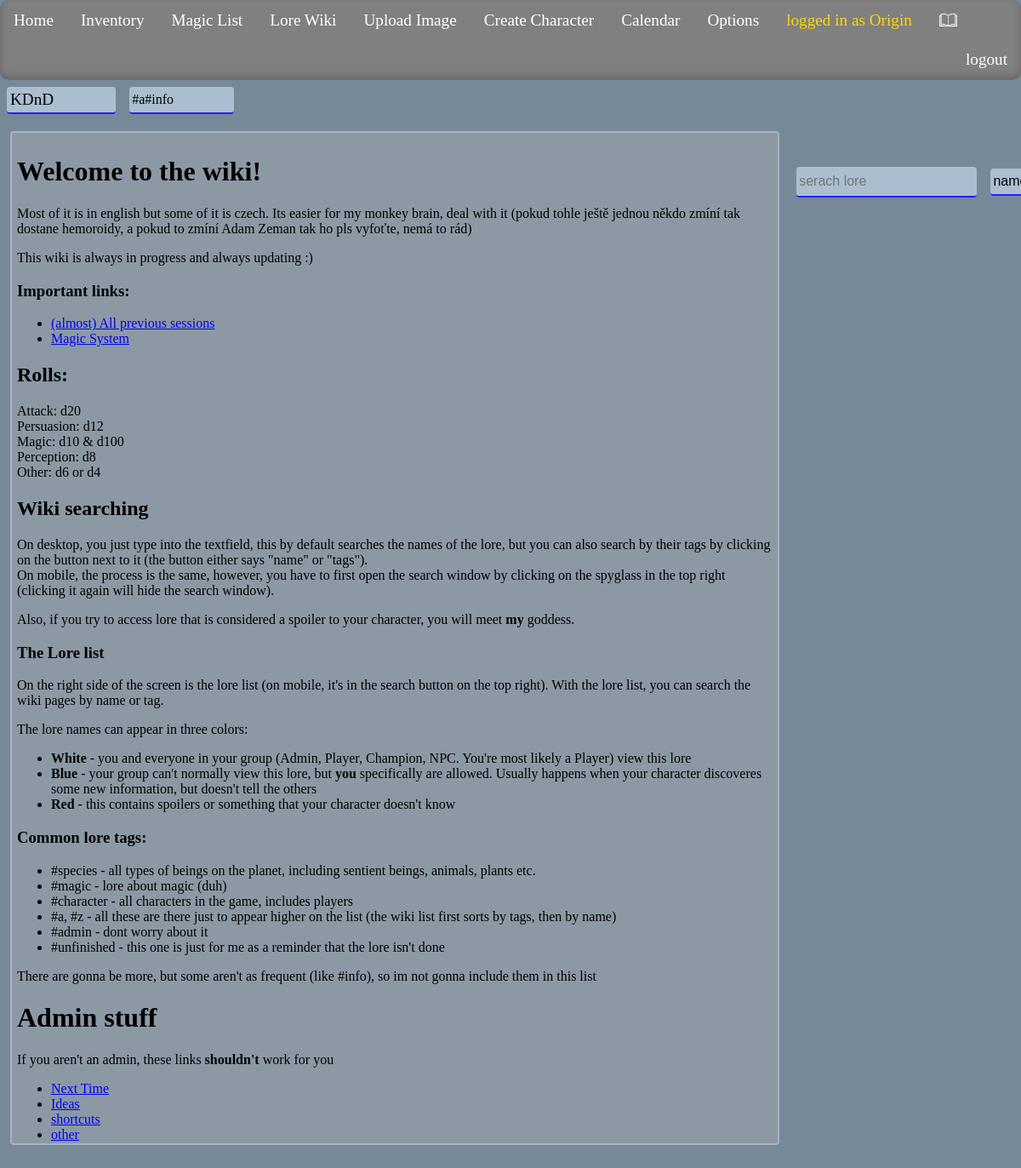
Page /wiki.php (signed in) on the committed database.
### tables this page shows
CREATE TABLE IF NOT EXISTS `wiki` (
  `id` INT UNSIGNED NOT NULL AUTO_INCREMENT,
  `name` VARCHAR(255) NOT NULL,
  `content` MEDIUMTEXT NULL,
  `tags` VARCHAR(350) NOT NULL DEFAULT '#unfinished',
  `access` TINYINT UNSIGNED NOT NULL DEFAULT 1,
  `exceptions` VARCHAR(50) NULL,
  PRIMARY KEY (`id`, `name`),
  UNIQUE INDEX `id_UNIQUE` (`id` ASC),
  UNIQUE INDEX `name_UNIQUE` (`name` ASC));

### www/wiki.php (the view, shortened to what this page needs)
<?php
require "php/header.php";
?>
</head>
<body id="all">
    <?php require "php/navbar.php";?>
    <div id="wiki-data">
        <?php
            require "php/dbconnect.php";
            if(isset($_GET['s'])){
                $searched_lore = $_GET['s'];
            }else{
                $searched_lore = "KDnD";
            }
            $sql = "SELECT * FROM `wiki` WHERE `name`='".$searched_lore."';";
            $result = $conn->query($sql);
            if($result->num_rows > 0){
                $row = $result->fetch_assoc();
            }
            if(isset($row)){
                if($_SESSION['role'] == 1 && $_SESSION['edit-mode'] == 1){
                    echo "<span id='wiki-id' style='display:none;'>".$row['id']."</span>";
                    echo '<input type="text" id="wiki-name" class="wiki-text-field" value="'.$row['name'].'">';
                    echo "<input type='text' id='wiki-tags' class='wiki-text-field' value='".$row['tags']."'>";
                    echo "<select id='wiki-access' class='wiki-text-field'>";
                        $sql = "SELECT * FROM `role` ORDER BY id";
                        $result = $conn->query($sql);
                        while($raw = $result->fetch_assoc()){
                            echo '<option value="'.$raw['id'].'"';
                            if($raw['id'] == $row['access']){
                                echo ' selected';
                            }
                            echo '>'.$raw['name'].'</option>';
                        }
                    echo "</select>";
                    echo "<input type='text' id='wiki-exceptions' class='wiki-text-field' value='".$row['exceptions']."'>";
                    echo '<button id="wiki-save-button" class="wiki-text-field" onclick="edit_wiki()">save</button>';
                    echo '<a id="wiki-new-button" class="wiki-text-field" href="?s=">+</a>';
                }else{
                    echo '<span id="wiki-name" class="wiki-text-field">'.$row['name'].'</span>';
                    echo "<span id='wiki-tags' class='wiki-text-field' title='".$row['tags']."'>".$row['tags']."</span>";
                }
            }
        ?>
    </div>
    <div id="wiki">
        <div id="wiki-content">
            <?php
                if(isset($row)){
                    $spoiler = 0;
                    if($_SESSION['role'] == 1 && $_SESSION['edit-mode'] == 1){
                        echo "<textarea id='wiki-content-edit'>".$row['content']."</textarea>";
                    }elseif($spoiler == 0){
                        echo $row['content'];
                    }
                }else{
                    if($_SESSION['role'] == 1 && $_SESSION['edit-mode'] == 1){
                        echo "<textarea id='wiki-content-edit'></textarea>";
                    }else{
                        echo "something went wrong (search failed, the lore doesnt exist or it has spoilers o_o)";
                    }
                }
            ?>
        </div>
        <div id="lore-list-container">
            <div id="lore-search-box">
                <input type="text" placeholder="serach lore" id="search-lore-input" class='wiki-text-field'>
                <button id="search-lore-type-button" class='wiki-text-field' onclick="switch_button()">name</button>
            </div>
            <div id="lore-list"></div>
        </div>
    </div>
</body>
</html>

### www/css/style.css (style rules this page uses)
* { -webkit-user-select: none; -ms-user-select: none; user-select: none; -ms-overflow-style: none; scrollbar-width: none; }
body { padding: 0px; margin: 0px; height: 100vh; background-color: lightslategray; }
#all { max-width: 100vw; max-height: 100vh; height: 100vh; }
#wiki-data { position: relative; display: flex; width: 100vw; height: 3rem; }
.wiki-text-field { margin: 0.5rem; padding-left: 0.2rem; font-size: 1rem; display: flex; justify-content: left; align-items: center; text-align: left; border: none; border-bottom: 2px solid #2222ff; background-color: rgba(217, 237, 255, 0.54); border-radius: 4px; color: black; transition: all 0.1s ease; }
#wiki-name { font-size: 1.2rem; min-width: 10vw; width: fit-content; max-width: 20vw; padding-left: 4px; padding-right: 4px; }
#wiki-tags { width: 10vw; overflow: hidden; word-break: keep-all; }
#wiki { display: flex; height: 85%; }
#wiki-content { background-color: rgba(161, 171, 179, 0.505); height: 93%; width: 74%; margin-top: 1%; margin-left: 1%; word-wrap: break-word; white-space: normal; overflow-wrap: anywhere; overflow-x: hidden; overflow-y: auto; border-radius: 4px; border: 2px rgba(193, 205, 214, 0.505) solid; padding: 0.5%; }
#lore-list-container { position: relative; height: 95%; width: 22%; margin-top: 1%; margin-left: 1%; }
#lore-search-box { display: flex; justify-content: left; align-items: center; height: 10%; }
#lore-search-box * { height: 2rem; }
#lore-list { display: flex; flex-direction: column; height: 90%; overflow-x: hidden; overflow-y: auto; }

### rows in the picture
wiki: name "KDnD", tags "#a#info", content "Welcome to the wiki! Most of it is in english but some of it is czech. Its easier for my monkey brain, deal with it (pokud tohle ještě jednou někdo zmíní tak dostane hemoroidy, a pokud to zmíní Adam Zeman tak ho pls vyfoťte, nemá to rád) This wiki is always in progress and always updating :) Important links: (almost) All previous sessions Magic System Rolls: Attack: d20 Persuasion: d12 Magic: d10 & d100 Perception: d8 Other: d6 or d4 Wiki searching On desktop, you just type into the textfield, this by default searches the names of the lore, but you can also search by their tags by clicking on the button next to it (the button either says \"name\" or \"tags\"). On mobile, the process is the…"

### other values in the picture
$_SESSION['cname'] "Origin"
